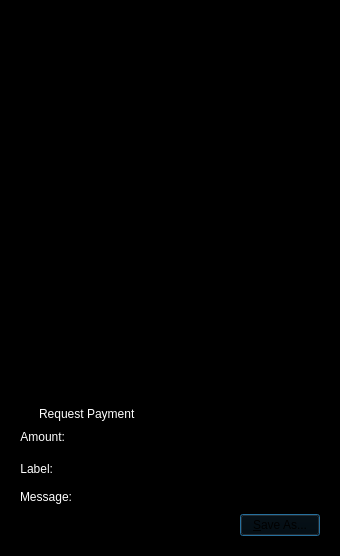
<?xml version="1.0" encoding="UTF-8"?>
<ui version="4.0">
 <class>QRCodeDialog</class>
 <widget class="QDialog" name="QRCodeDialog">
  <property name="geometry">
   <rect>
    <x>0</x>
    <y>0</y>
    <width>340</width>
    <height>556</height>
   </rect>
  </property>
  <property name="windowTitle">
   <string>QR Code Dialog</string>
  </property>
  <property name="styleSheet">
   <string notr="true">background-color: rgb(0, 0, 0);
color: rgb(255, 255, 255);</string>
  </property>
  <layout class="QVBoxLayout" name="verticalLayout_3">
   <item>
    <widget class="QLabel" name="lblQRCode">
     <property name="sizePolicy">
      <sizepolicy hsizetype="Expanding" vsizetype="Expanding">
       <horstretch>0</horstretch>
       <verstretch>0</verstretch>
      </sizepolicy>
     </property>
     <property name="minimumSize">
      <size>
       <width>300</width>
       <height>300</height>
      </size>
     </property>
     <property name="textFormat">
      <enum>Qt::PlainText</enum>
     </property>
     <property name="alignment">
      <set>Qt::AlignCenter</set>
     </property>
     <property name="wordWrap">
      <bool>true</bool>
     </property>
    </widget>
   </item>
   <item>
    <widget class="QPlainTextEdit" name="outUri">
     <property name="sizePolicy">
      <sizepolicy hsizetype="Expanding" vsizetype="Minimum">
       <horstretch>0</horstretch>
       <verstretch>0</verstretch>
      </sizepolicy>
     </property>
     <property name="minimumSize">
      <size>
       <width>0</width>
       <height>50</height>
      </size>
     </property>
     <property name="tabChangesFocus">
      <bool>true</bool>
     </property>
     <property name="textInteractionFlags">
      <set>Qt::TextSelectableByKeyboard|Qt::TextSelectableByMouse</set>
     </property>
    </widget>
   </item>
   <item>
    <widget class="QWidget" name="widget" native="true">
     <layout class="QVBoxLayout" name="verticalLayout_2">
      <item>
       <widget class="QCheckBox" name="chkReqPayment">
        <property name="enabled">
         <bool>true</bool>
        </property>
        <property name="text">
         <string>Request Payment</string>
        </property>
       </widget>
      </item>
      <item>
       <layout class="QFormLayout" name="formLayout">
        <property name="fieldGrowthPolicy">
         <enum>QFormLayout::AllNonFixedFieldsGrow</enum>
        </property>
        <item row="1" column="0">
         <widget class="QLabel" name="lblLabel">
          <property name="text">
           <string>Label:</string>
          </property>
          <property name="textFormat">
           <enum>Qt::PlainText</enum>
          </property>
          <property name="alignment">
           <set>Qt::AlignRight|Qt::AlignTrailing|Qt::AlignVCenter</set>
          </property>
          <property name="buddy">
           <cstring>lnLabel</cstring>
          </property>
         </widget>
        </item>
        <item row="1" column="1">
         <widget class="QLineEdit" name="lnLabel"/>
        </item>
        <item row="2" column="0">
         <widget class="QLabel" name="lblMessage">
          <property name="text">
           <string>Message:</string>
          </property>
          <property name="textFormat">
           <enum>Qt::PlainText</enum>
          </property>
          <property name="alignment">
           <set>Qt::AlignRight|Qt::AlignTrailing|Qt::AlignVCenter</set>
          </property>
          <property name="buddy">
           <cstring>lnMessage</cstring>
          </property>
         </widget>
        </item>
        <item row="2" column="1">
         <widget class="QLineEdit" name="lnMessage"/>
        </item>
        <item row="0" column="0">
         <widget class="QLabel" name="lblAmount">
          <property name="sizePolicy">
           <sizepolicy hsizetype="Preferred" vsizetype="Maximum">
            <horstretch>0</horstretch>
            <verstretch>0</verstretch>
           </sizepolicy>
          </property>
          <property name="text">
           <string>Amount:</string>
          </property>
          <property name="textFormat">
           <enum>Qt::PlainText</enum>
          </property>
          <property name="alignment">
           <set>Qt::AlignRight|Qt::AlignTrailing|Qt::AlignVCenter</set>
          </property>
          <property name="buddy">
           <cstring>lnReqAmount</cstring>
          </property>
         </widget>
        </item>
        <item row="0" column="1">
         <widget class="BitcoinAmountField" name="lnReqAmount">
          <property name="enabled">
           <bool>false</bool>
          </property>
          <property name="minimumSize">
           <size>
            <width>80</width>
            <height>0</height>
           </size>
          </property>
         </widget>
        </item>
       </layout>
      </item>
      <item>
       <layout class="QHBoxLayout" name="horizontalLayout">
        <item>
         <spacer name="horizontalSpacer">
          <property name="orientation">
           <enum>Qt::Horizontal</enum>
          </property>
          <property name="sizeHint" stdset="0">
           <size>
            <width>40</width>
            <height>20</height>
           </size>
          </property>
         </spacer>
        </item>
        <item>
         <widget class="QPushButton" name="btnSaveAs">
          <property name="styleSheet">
           <string notr="true">color: rgb(0, 0, 0);</string>
          </property>
          <property name="text">
           <string>&amp;Save As...</string>
          </property>
         </widget>
        </item>
       </layout>
      </item>
     </layout>
    </widget>
   </item>
  </layout>
 </widget>
 <customwidgets>
  <customwidget>
   <class>BitcoinAmountField</class>
   <extends>QLineEdit</extends>
   <header>bitcoinamountfield.h</header>
   <container>1</container>
  </customwidget>
 </customwidgets>
 <resources/>
 <connections>
  <connection>
   <sender>chkReqPayment</sender>
   <signal>clicked(bool)</signal>
   <receiver>lnReqAmount</receiver>
   <slot>setEnabled(bool)</slot>
   <hints>
    <hint type="sourcelabel">
     <x>92</x>
     <y>285</y>
    </hint>
    <hint type="destinationlabel">
     <x>98</x>
     <y>311</y>
    </hint>
   </hints>
  </connection>
 </connections>
</ui>
